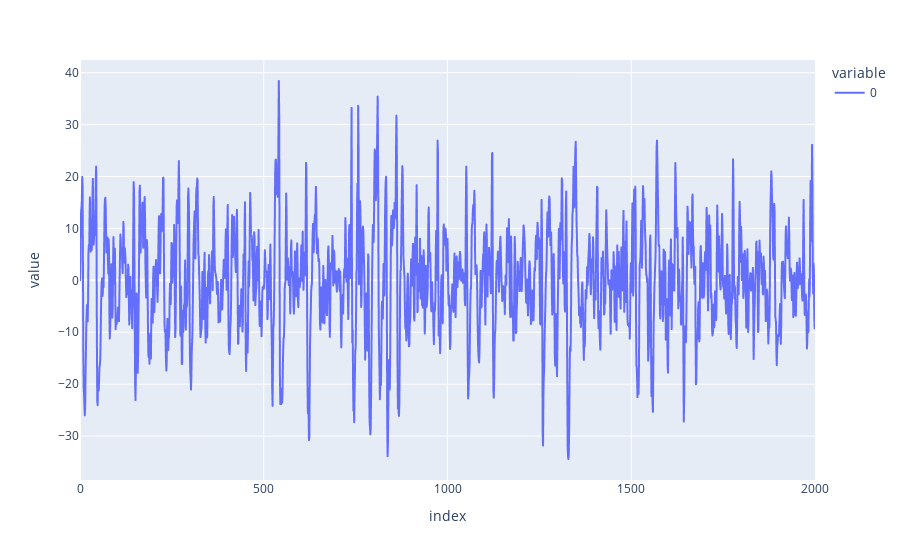

The cell this chart's notebook holds for it:
### Code cell
px.line(downSampledSignal[0][0][:2001])

### Figure 1 — Plotly figure (JSON) as saved in the notebook; plotly's stock layout.template omitted (floating-point values rounded to 4 significant figures; data arrays with more than 128 entries replaced by an {"elided": "..."} marker saying what was removed)
{"data": [{"hovertemplate": "variable=0<br>index=%{x}<br>value=%{y}<extra></extra>", "legendgroup": "0", "line": {"color": "#636efa", "dash": "solid"}, "marker": {"symbol": "circle"}, "mode": "lines", "name": "0", "showlegend": true, "type": "scattergl", "x": {"elided": "2001 int values"}, "xaxis": "x", "y": {"elided": "2001 float values"}, "yaxis": "y"}], "layout": {"legend": {"title": {"text": "variable"}, "tracegroupgap": 0}, "margin": {"t": 60}, "xaxis": {"anchor": "y", "domain": [0, 1], "title": {"text": "index"}}, "yaxis": {"anchor": "x", "domain": [0, 1], "title": {"text": "value"}}}}
